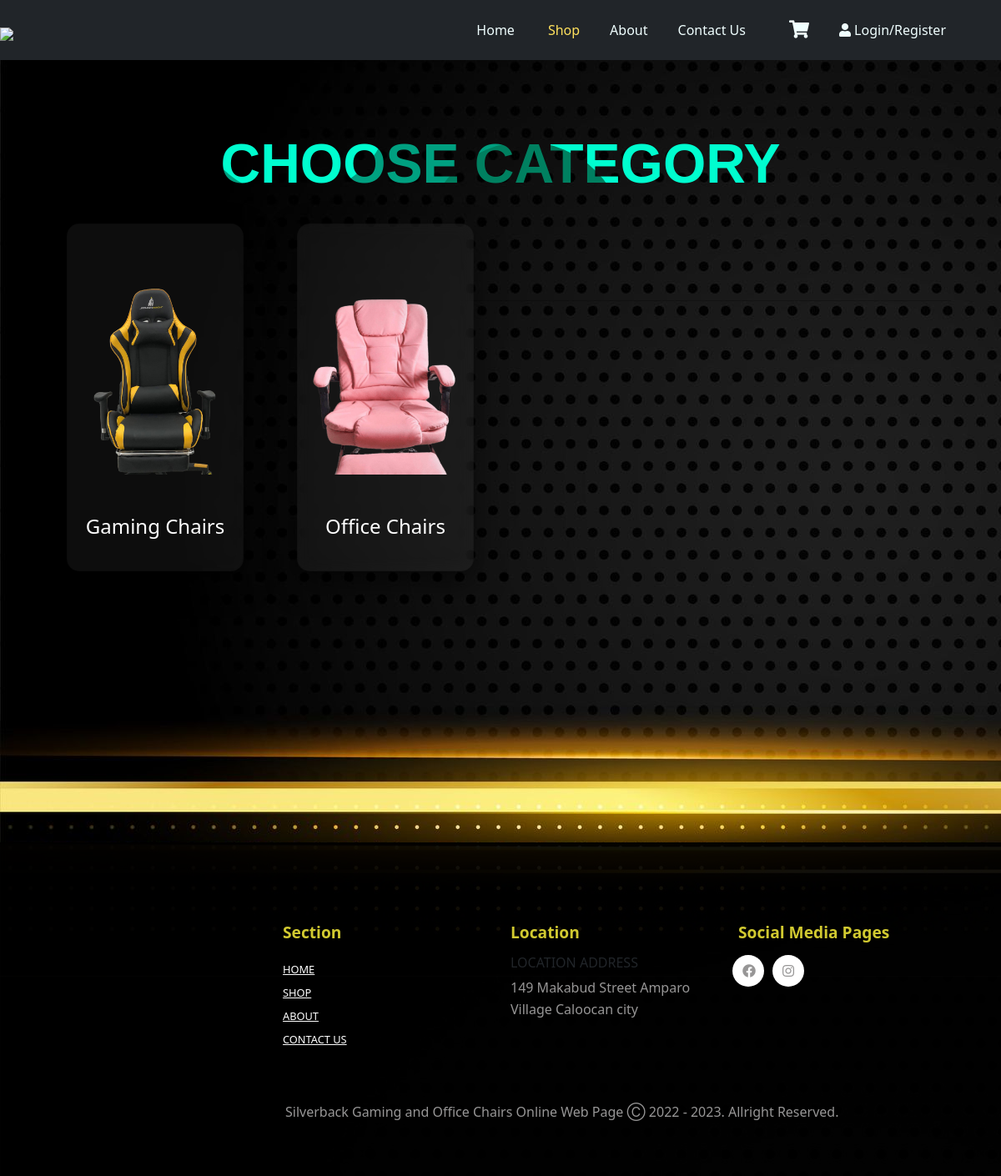
The app's page /category/category.php with its own data.
### tables this page shows
CREATE TABLE `category` (
  `cat_id` int(11) NOT NULL,
  `cat_name` varchar(100) NOT NULL,
  `cat_index` varchar(100) NOT NULL,
  `cat_description` mediumtext NOT NULL,
  `cat_status` tinyint(4) NOT NULL DEFAULT 0,
  `cat_popular` tinyint(4) NOT NULL DEFAULT 0,
  `cat_image` varchar(100) NOT NULL,
  `cat_keywords` mediumtext NOT NULL,
  `created_at` timestamp NOT NULL DEFAULT current_timestamp()
);

### functions/userfunctions.php (called while the page is built, shortened)
<?php
function getActive($table)
{
    global $conn;
    $dquery = "SELECT * FROM $table ";
    return $dquery_run = mysqli_query($conn, $dquery);
}

### category/category.php (the view, shortened to what this page needs)
<?php
include('../connection/connect.php');
include('../functions/userfunctions.php');
?>
<!DOCTYPE html>
<html lang="en">
<head>
  <link href="https://cdn.jsdelivr.net/npm/bootstrap@5.0.2/dist/css/bootstrap.min.css" rel="stylesheet">
  <link rel="stylesheet" href="https://cdnjs.cloudflare.com/ajax/libs/font-awesome/5.15.0/css/all.min.css" />
  <link rel="stylesheet" type="text/css" href="category.css" />
</head>
<body>
  <nav class="navbar navbar-expand-lg navbar-dark bg-dark py-md-3 fixed-top">
    <div class="container">
      <img src="../logos/alogo.png" style="position:absolute; height:auto; left:0px; width:150px;margin-top: 9px;">
      <div class="collapse navbar-collapse" id="navbarSupportedContent">
        <ul class="navbar-nav ms-auto">
          <li class="nav-item ms-auto me-md-4 pe-0">
            <a class="nav-link" aria-current="page" href="../index.php">Home</a>
          </li>
          <li class="nav-item ms-auto me-md-3 pe-1">
            <a class="nav-link active" href="../category/category.php">Shop</a>
          </li>
          <li class="nav-item ms-auto me-md-3 pe-1">
            <a class="nav-link" href="../about/about.php">About</a>
          </li>
          <li class="nav-item ms-auto me-md-3 pe-1">
            <a class="nav-link" href="#contact">Contact Us</a>
          </li>
          <?php
          if (isset($_SESSION['auth_user']['user_id'])) {
          ?>
            <li>
              <a class="nav-link ms-auto ps-4 pe-1" href="../cart/mycart.php"><i class="fas fa-shopping-cart fa-lg"></i>
                <?php
                global $conn;
                $user_id = $_SESSION['auth_user']['user_id'];
                $query = "SELECT * FROM `cart` WHERE user_id = $user_id";
                $query_run = mysqli_query($conn, $query);
                $arr = mysqli_num_rows($query_run);
                if (empty($arr)) {
                  echo "";
                } else {
                  echo "<span class='position-absolute top-40 start-10 translate-middle badge bg-warning'><span class='cart_num' id='carti'>" . $arr . "</span></span>";
                }
                ?>
              </a>
            </li>
            <ul class="navbar-nav ms-auto me-md-3 ps-3 pe-3">
              <li class="nav-item dropdown">
                <a class="nav-link dropdown-toggle" href="#" id="navbarDarkDropdownMenuLink" role="button" data-bs-toggle="dropdown" aria-expanded="false"><i class="fas fa-user fa-lg"> <?= $_SESSION['auth_user']['username'] ?> </i></a>
                <ul class="dropdown-menu dropdown-menu-dark dropdown-menu-xl-end" aria-labelledby="navbarDarkDropdownMenuLink">
                  <h6 class="dropdown-header">Menu</h6>
                  <a class="dropdown-item" id="myord" href="../orders/myorder.php"><i class="fas fa-shopping-bag"></i> My Order
                    <?php
                    global $conn;
                    $user_id = $_SESSION['auth_user']['user_id'];
                    $query = "SELECT * FROM `orders` WHERE user_id = '$user_id' AND order_status = '0' OR order_status = '1' AND user_id = '$user_id' AND order_status1 = '0'";
                    $query_run = mysqli_query($conn, $query);
                    $arr = mysqli_num_rows($query_run);
                    if (empty($arr)) {
                      echo "";
                    } else {
                      echo "<span class='position-absolute top-40 start-10 translate-middle badge1 bg-warning'><span class='oi_num' id='ordi'>" . $arr . "</span></span>";
                    }
                    ?>
                  </a>
                  <div class="dropdown-divider"></div>
                  <a class="dropdown-item" id="log-out" href="../users/logout.php"><i class="fas fa-sign-out-alt"></i> Log-out</a>
                </ul>
              </li>
            </ul>
          <?php
          } else {
          ?>
            <li>
              <a class="nav-link ms-auto ps-4 pe-1" href="../cart/mycart.php"><i class="fas fa-shopping-cart fa-lg"></i>
              </a>
            </li>
            <ul class="navbar-nav ms-auto ps-4 pe-3">
              <a class="nav-link " href="../users/login.php" onclick="window.location.href='../users/login.php';" id="navbarDarkDropdownMenuLink" data-bs-toggle="dropdown" aria-expanded="false"><i class="fas fa-user"></i> Login/Register</a>
            </ul>
          <?php
          }
          ?>
      </div>
    </div>
  </nav>
  <div class="my-5 py-5 p-5 pb-5">
    <div class="container">
      <div class="row">
        <div class="cold-md-12">
          <p1 class="text-center"><span class="cat-text">Choose Category</span></p1><br><br>
          <hr style="width:100%">
          <div class="">
            <div class="row">
              <?php
              $category = getActive("category");
              if (mysqli_num_rows($category) > 0) {
                foreach ($category as $item) {
              ?>
                  <div class="col-md-3 container1 section">
                    <div class="card">
                      <div class="cont">
                      <a style="text-decoration: none;" href="../shop/shop.php?category=<?= $item['cat_index'] ?>">
                        <div class="card-body text-center img-bx">
                          <img src="../admin/images/<?= $item['cat_image'] ?>" alt="Category Image" class="w-100">
                        </div>
                        <div class="contbx text-center">
                          <br><br>
                        <h4 style="color:white;"><?= $item['cat_name']; ?></h4>
                        </div>
                      </div>
                    </div>
                  </div>
              <?php
                }
              } else {
              }
              ?>
            </div>
          </div>
        </div>
      </div>
    </div>
  </div>
  <footer class="mt-5 py-5">
    <div class="row container mx-auto mt-5">
      <div class="footer-one col-lg-3 col-md-6 col-12">
      </div>
      <div class="footer-one col-lg-3 col-md-6 col-12">
        <h5 class="pb-2">Section</h5>
        <ul class="text-uppercase list-unstyled">
          <li><a href="../index.php">Home</a></li>
          <li><a href="./category.php">Shop</a></li>
          <li><a href="../about/about.php">About</a></li>
          <li><a href="#contact">Contact Us</a></li>
        </ul>
      </div>
      <div id="contact" class="footer-one col-lg-3 col-md-6 col-12">
        <h5 class="pb-2">Location</h5>
        <div>
          <h6 class="text-uppercase">Location Address</h6>
          <p>149 Makabud Street Amparo Village Caloocan city</p>
        </div>
      </div>
      <div class="sc footer-one col-lg-3 col-md-6 col-12">
        <h5 class="pb-2">Social Media Pages</h5>
        <div class="row">
          <a href="https://www.facebook.com/silverbackphmh" target="_blank"><i class="fab fa-facebook"></i></a><br>
          <a href="https://www.instagram.com/silverbackph/" target="_blank"><i class="fab fa-instagram"></i></a>
        </div>
      </div>
      <div class="copyright mt-5 text-nowrap">
        <div class="row container mx-auto">
          <div class="col-lg-3 col-md-6 col-12">
            <p>Silverback Gaming and Office Chairs Online Web Page Ⓒ 2022 - <?= date('Y') ?>. Allright Reserved.</p>
          </div>
        </div>
      </div>
    </div>
  </footer>
</body>
</html>

### category/category.css (style rules this page uses)
:root { --silver-gray: #808080; --c-gold: #d1c930; }
* { margin: 0; padding: 0; box-sizing: border-box; }
body { background-image: url('../images/background.jpg'); }
p1 { font-size: 5.5vw; text-transform: uppercase; text-align: center; line-height: 1; min-height: 25vh; display: flex; align-items: center; justify-content: center; color: #fff; font-family: 'Work Sans', sans-serif; font-weight: 900; }
.container1 { position: relative; z-index: 1; display: flex; justify-content: center; align-items: center; flex-wrap: wrap; margin: 40px 0; top: -12vh; }
.container1 .card { position: relative; width: 700px; background: rgba(255, 255, 255, 0.05); margin: 20px; box-shadow: 0 15px 35px rgba(0, 0, 0, 0.5); border-radius: 15px; display: flex; justify-content: center; align-items: center; backdrop-filter: blur(10px); }
.container1 .card .cont { position: relative; display: flex; justify-content: center; align-items: center; flex-direction: column; transition: 0.5s; }
.container1 .card .cont .img-bx { position: relative; width: 270px; height: 270px; overflow: hidden; }
.navbar { font-size: 16px; font-weight: 500; top: 0; left: 0; }
@media (min-width:992px) { footer .copyright p { margin-left: 30vh; } }
.navbar-dark .navbar-nav .nav-link { color: azure; transition: 0.3s ease; }
.navbar-dark .navbar-nav .nav-link:hover, .navbar i:hover, .navbar-dark .navbar-nav .nav-link.active, .navbar i.active { color: #FFE15D; }
hr { width: 50vh; height: 10px; background-color: black; }
p { font-size: 15px; line-height: 1.6; }
.card { padding: 30px; }
.card img { padding-bottom: 20px; margin: auto; }
footer { background-color: rgba(0, 0, 0, 0.925); }
footer h5 { color: #d1c930; font-weight: 700; font-size: 1.2rem; }
footer li { padding-top: 4px; }
footer li a { font-size: 0.8rem; color: white; }
footer p { color: #979696; font-size: 1rem; }
footer .sc a { color: #979696; width: 38px; height: 38px; background-color: white; display: inline-block; text-align: center; line-height: 38px; border-radius: 50%; transition: 0.3s ease; margin: 0 5px; }

### records on screen
category: cat_image (picture), cat_name "Gaming Chairs"
category: cat_image (picture), cat_name "Office Chairs"
